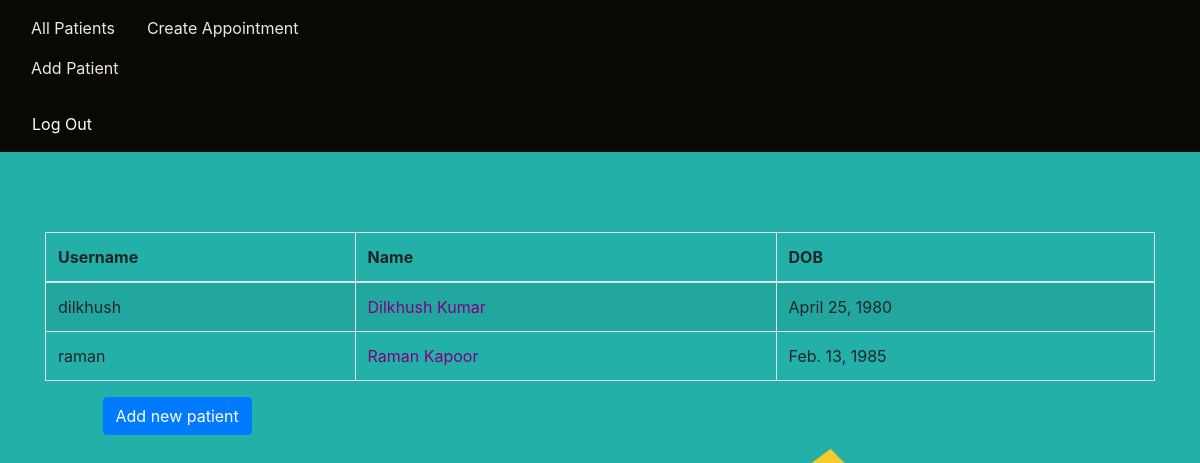
/patient/, run on an earlier commit of the app's database.
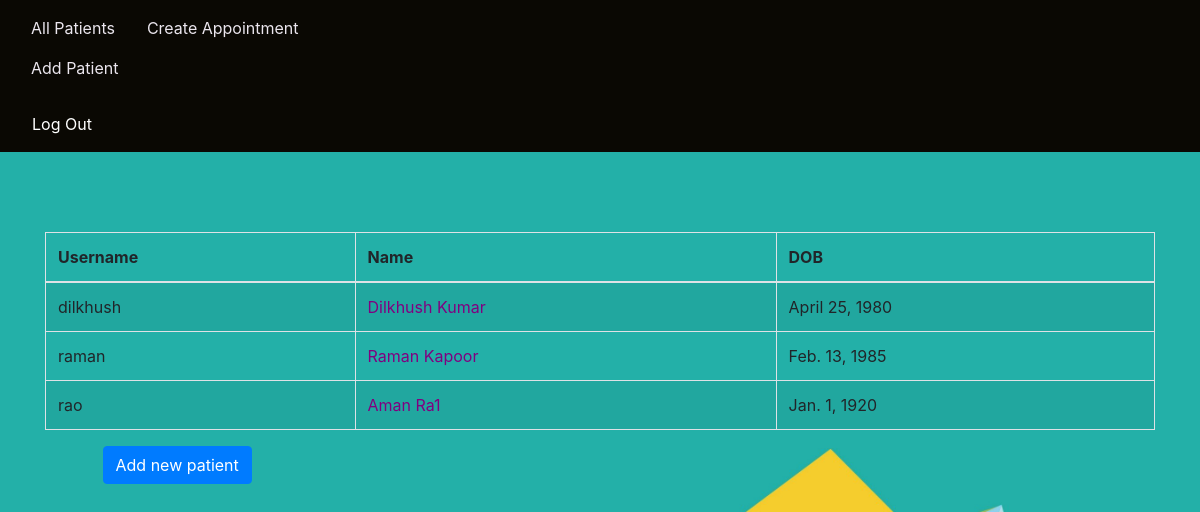
And on a later commit of the database.
### pm/models.py (models this page shows)
class User(AbstractUser):
    USER_TYPE_CHOICES = (
        (1,'patient'),
        (2,'doctor'),
        (3,'staff'),
    )
    user_type = models.PositiveSmallIntegerField(null=True,choices = USER_TYPE_CHOICES)
    date_of_birth = models.DateField(auto_now=False, auto_now_add=False, null=True)
    phone = models.CharField(null=True, max_length=15)
    GENDER_CHOICES = (
        ('Male', 'Male'),
        ('Female', 'Female'),
        ('Other', 'Other'),
    )
    gender = models.CharField(
        max_length = 6,
        choices = GENDER_CHOICES,
        null = True,
        default = 'Other',
    )
    BLOOD_GROUP_CHOICES = (
        ('A+','A+'),
        ('A-','A-'),
        ('B+','B+'),
        ('B-','B-'),
        ('O+','O+'),
        ('O-','O-'),
        ('AB+','AB+'),
        ('AB-','AB-'),
        ('Other','Other'),
    )
    blood_group = models.CharField(
        max_length = 5,
        choices = BLOOD_GROUP_CHOICES,
        null = True,
        default = 'Other',
    )

### pm/views.py (the view)
# urls.py: path('patient/', views.patient_view_all, name = 'view_all_patients'),
def patient_view_all(request):
    patients = User.objects.filter(user_type = 1)
    context = {
        'patients': patients,
    }
    return render(request, 'pm/all_patients.html', context)

### templates/pm/all_patients.html (shortened to what this page needs)
{% extends "pm/base.html" %}
{% block s %}
        <div class="container">
            <table class="table table-striped table-bordered table-hover">
                <thead class="light">
                    <tr>
                        <th>Username</th>
                        <th>Name</th>
                        <th>DOB</th>
                    </tr>
                </thead>
                {% for patient in patients %}
                <tr>
                    <td>{{ patient.username }}</td>
                    <td>
                        <a href="/patient/view/{{ patient.username }}/" >
                            {{ patient.first_name }} {{ patient.last_name }}
                        </a>
                    </td>
                    <td> {{ patient.date_of_birth }} </td>
                </tr>
                {% endfor %}
            </table>
        </div>
        <div class="row">
            <div class="col-sm-1"></div>
            <div class="col-sm-3">
                <a href="/patient/create/"><button class="btn btn-primary">Add new patient</button></a>
        </div>
        </div>
{% endblock %}

### templates/pm/base.html (shortened to what this page needs)
<!DOCTYPE html>
<html lang="en">
    <head>
        {% block head %}
        {% load staticfiles %}
        <link rel="stylesheet" href= "{% static 'css/bootstrap.min.css'%}" type='text/css'/>
        <link rel="stylesheet" href= "{% static 'css/bootstrap-grid.css'%}" type='text/css'/>
        <link rel="stylesheet" href= "{% static 'css/test.css'%}" type='text/css'/>
        {% endblock %}
    </head>
    <body id="bg" style="background-image: url('{% static "orig_67158.jpg"%}')">
        <div class="container-fluid" style = "background: rgb(10, 8, 3)" >
                <div class="row " >
                    <nav class="navbar  sticky-top navbar-expand-sm col-sm-4"  >
                        <ul class="nav">
                            <li class="nav-item" >
                                <a class="nav-link active " href="/patient/" style="color: #ebe6ee;">All Patients</a>
                            </li>
                            <li class="nav-item">
                                <a class="nav-link" href="/appointment/create" style="color: #ebe6ee;">Create Appointment</a>
                            </li>
                            <li class="nav-item">
                                <a class="nav-link" href="/patient/create/" style="color: #ebe6ee;">Add Patient</a>
                            </li>
                        </ul>
                    </nav>
                    <div class="col-sm-7" ></div>
                    <div class="navbar sticky-top"  class="col-sm-1">
                            <ul class="nav">
                                <li class="nav-item ">
                                    <a id="logout" class="nav-link " href="/login" style="color: #ffffff; " >Log Out </a>
                                </li>
                            </ul>
                    </div>
                </div>
        </div>
    {% block s %}
    {% endblock %}
    </body>
    </html>

### pm/static/css/test.css (style rules this page uses)
body { background-color: lightblue; }
td { border: 2px solid #020101; text-align: left; padding: 8px; }
#bg { position: relative; height: 100%; background-size: cover; background-attachment: fixed; z-index: 0; display: flex; flex-direction: column; justify-content: center; }
a { color: purple; }

What changed in the data, as far as the page shows it:
added User: username "rao", first_name "Aman", last_name "Ra1", date_of_birth "Jan. 1, 1920"
